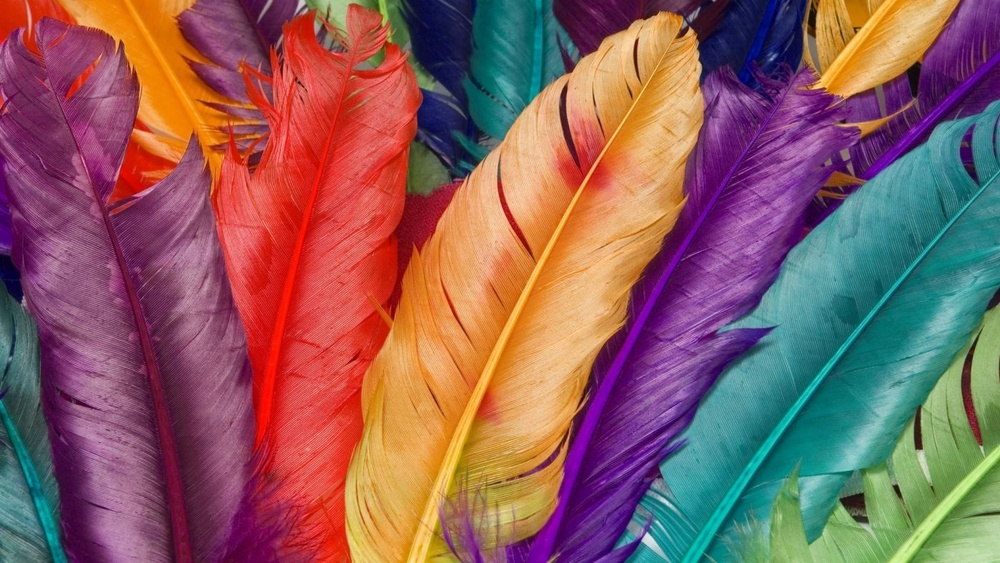
#> input picture hw1/assert/I0.jpg, 1000 x 563 px, shrunk from 1400 x 788 before the run
$ python question5.py
#> lines starting #> are read from the running program, lines starting #| are printed output that depends on the picture
import cv2
import numpy as np
from PIL import Image


def merge_images(output_path, *image_paths):
    images = [Image.open(path) for path in image_paths]
    width, height = images[0].size
    padding = 20
    new_width = width * 2 + padding
    new_height = height * 4 + padding * 3
    new_image = Image.new('RGB', (new_width, new_height), color='white')
    for i, img in enumerate(images):
        x = (i % 2) * (width + padding)
        y = (i // 2) * (height + padding)
        new_image.paste(img, (x, y))
    new_image.save(output_path)


image = cv2.imread('./assert/I0.jpg')
#> image is the input picture: shape (563, 1000, 3); mean B, G, R 93.9, 95.2, 139.8

# 亮度变换
for i in range(8):
    tmp = cv2.convertScaleAbs(image, beta=(-120 + i * 30))
    cv2.imwrite(f"light{i}_img.png", tmp)
#> this loop made 8 passes
#> pass 3, `tmp = cv2.convertScaleAbs(image, beta=(-120 + i * 30))`:
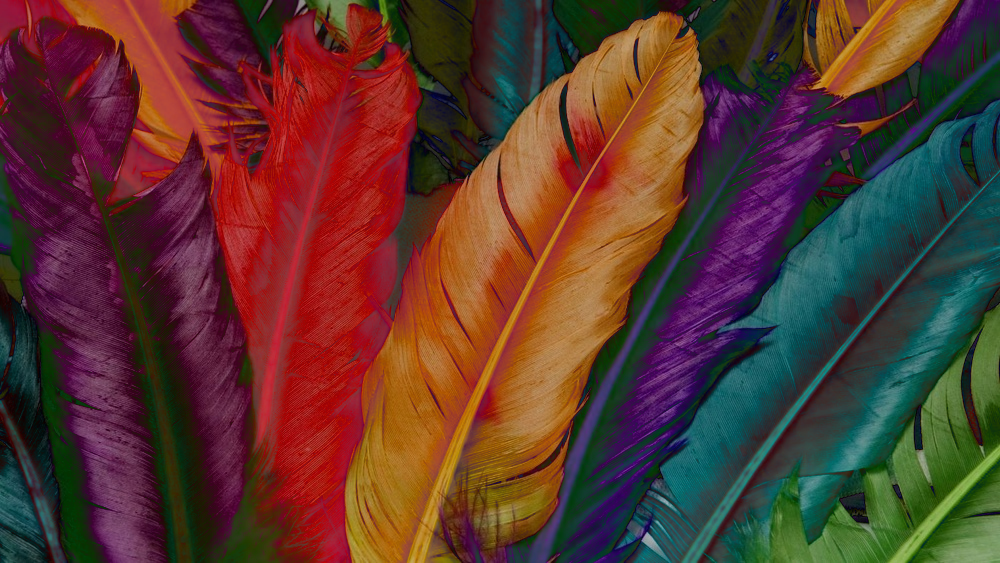
#> tmp: shape (563, 1000, 3); mean B, G, R 46.2, 55.5, 90.2
image_paths = ['light{}_img.png'.format(i) for i in range(8)]
merge_images('./assert/light_img.png', *image_paths)
#> in merge_images, `images = [Image.open(path) for path in image_paths]`: images = 8 items
#> in merge_images, `new_image = Image.new('RGB', (new_width, new_height), color='white')`: new_image: PIL image 2020x2312 RGB; every value is 255
#> the loop in merge_images, `for i, img in enumerate(images):` made 8 passes
#> (x, y) on passes 1 to 8: (0, 0), (1020, 0), (0, 583), (1020, 583), (0, 1166), (1020, 1166), (0, 1749), (1020, 1749)
#> after the loop in merge_images, `for i, img in enumerate(images):`:
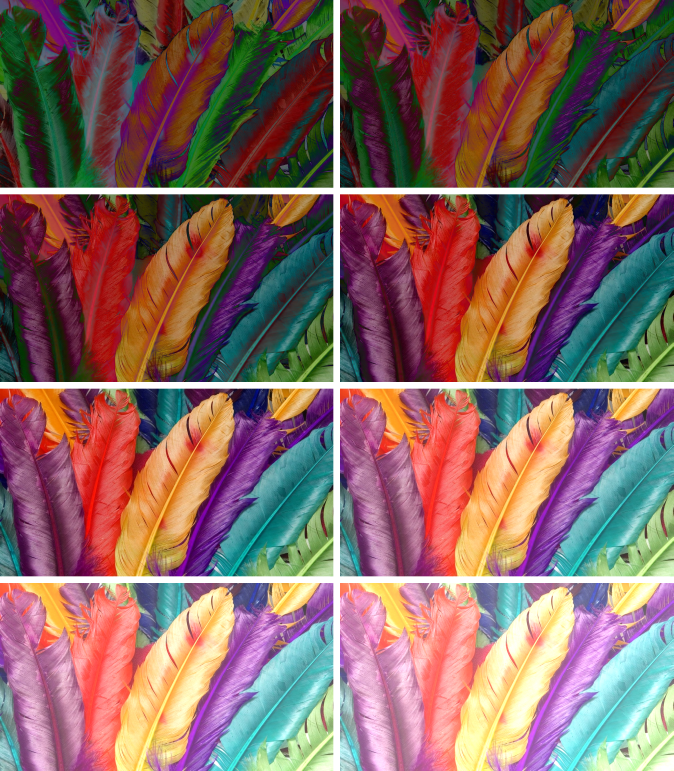
#> new_image: PIL image 2020x2312 RGB (shown at 1/3 size); mean R, G, B 135.4, 103.8, 99.1

# 对比度变换
for i in range(8):
    tmp = cv2.convertScaleAbs(image, alpha=(0 + i * 0.25))
    cv2.imwrite(f"contract{i}_img.png", tmp)
#> this loop made 8 passes
#> pass 3, `tmp = cv2.convertScaleAbs(image, alpha=(0 + i * 0.25))`:
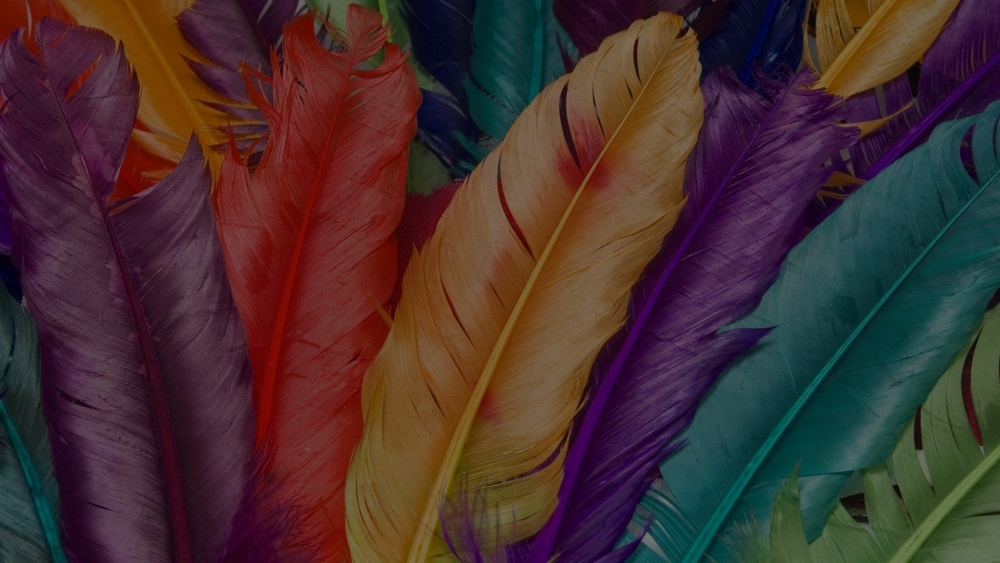
#> tmp: shape (563, 1000, 3); mean B, G, R 47, 47.6, 69.9
image_paths = ['contract{}_img.png'.format(i) for i in range(8)]
merge_images('./assert/contract_img.png', *image_paths)
#> call 2 of merge_images, with output_path = './assert/contract_img.png'
#> the loop in merge_images (call 2), `for i, img in enumerate(images):` made 8 passes
#> after the loop in merge_images (call 2), `for i, img in enumerate(images):`:
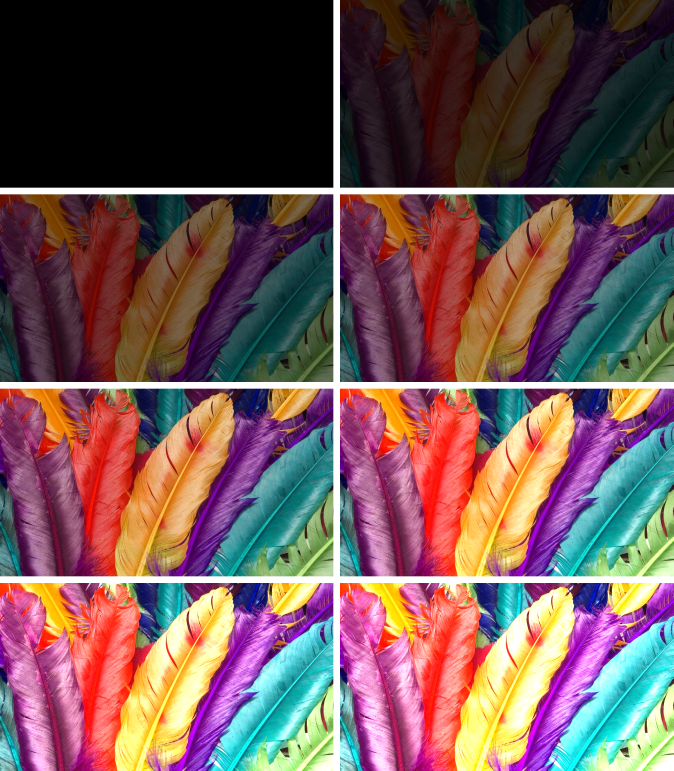
#> new_image: PIL image 2020x2312 RGB (shown at 1/3 size); mean R, G, B 116.6, 87.8, 87.8

# 饱和度变化
for i in range(8):
    hls = cv2.cvtColor(image, cv2.COLOR_BGR2HLS)
    hls[:, :, 2] = np.clip(30 * i, 0, 255).astype(np.uint8)
    tmp = cv2.cvtColor(hls, cv2.COLOR_HLS2BGR)
    cv2.imwrite(f"saturation{i}_img.png", tmp)
#> this loop made 8 passes
#> pass 1, `tmp = cv2.cvtColor(hls, cv2.COLOR_HLS2BGR)`:
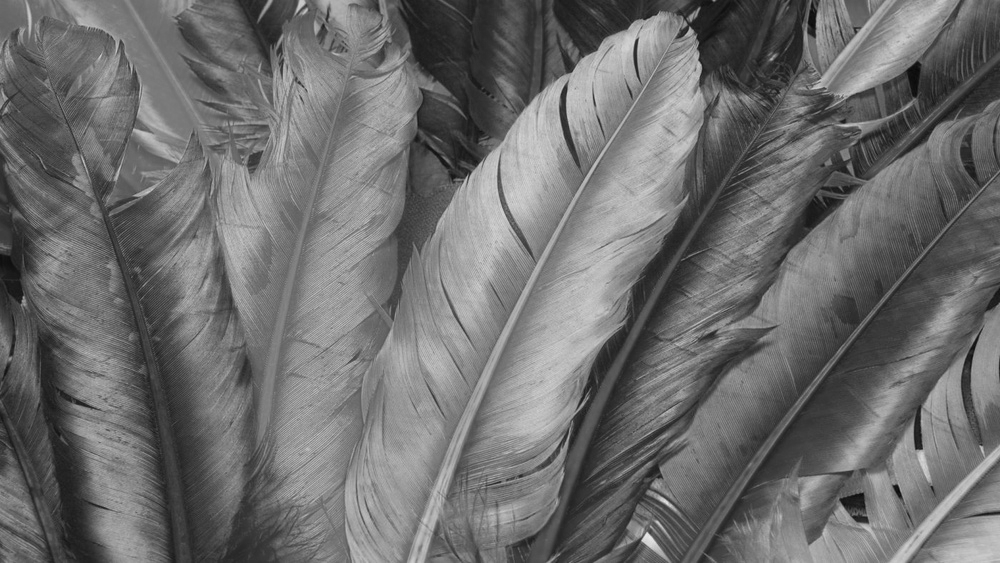
#> tmp: shape (563, 1000, 3); min 9, max 232, mean 109.8
#> pass 3, `tmp = cv2.cvtColor(hls, cv2.COLOR_HLS2BGR)`:
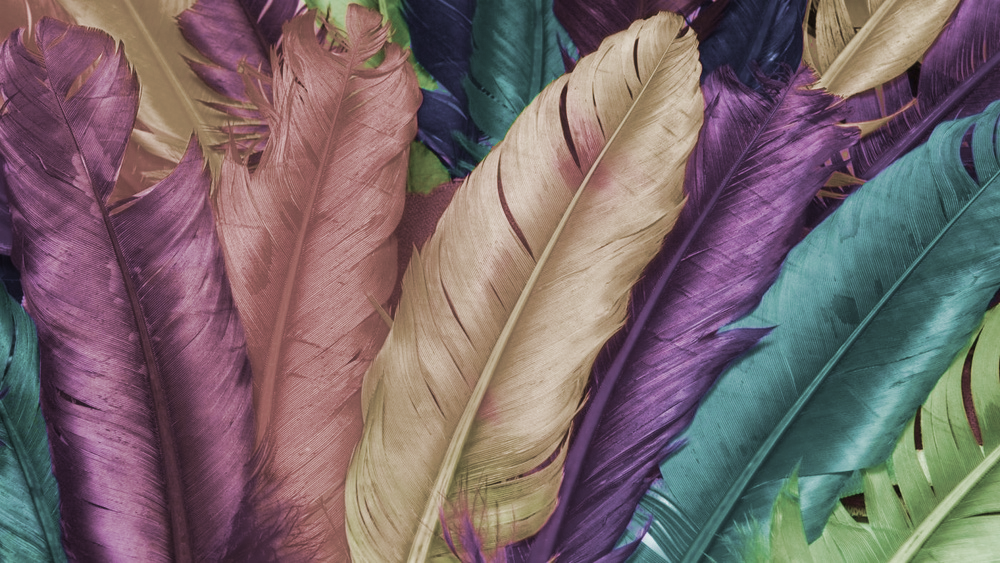
#> tmp: shape (563, 1000, 3); mean B, G, R 106.3, 104.3, 120.3
#> after the loop: hls: shape (563, 1000, 3); mean of channels 0, 1, 2 84.7, 109.8, 210
image_paths = ['saturation{}_img.png'.format(i) for i in range(8)]
merge_images('./assert/saturation_img.png', *image_paths)
#> call 3 of merge_images, with output_path = './assert/saturation_img.png'
#> the loop in merge_images (call 3), `for i, img in enumerate(images):` made 8 passes
#> after the loop in merge_images (call 3), `for i, img in enumerate(images):`:
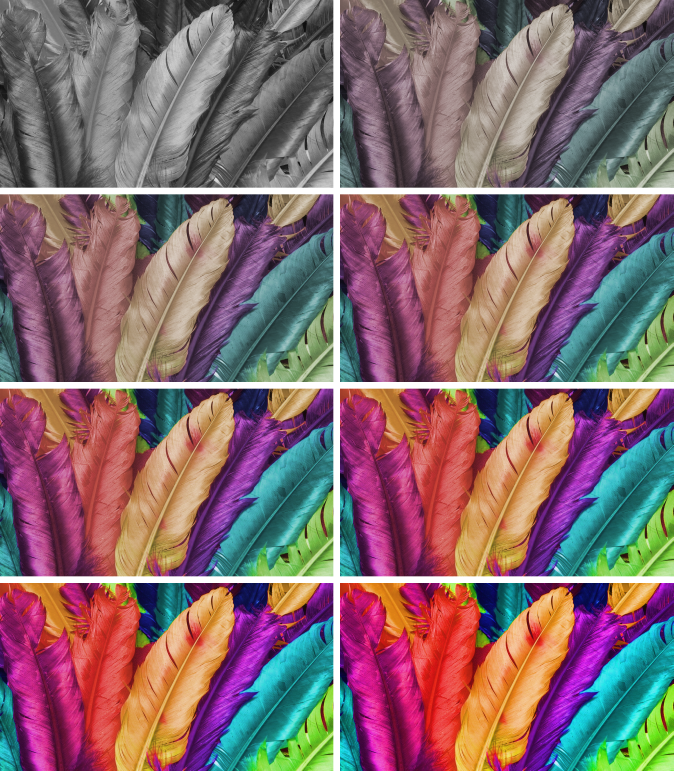
#> new_image: PIL image 2020x2312 RGB (shown at 1/3 size); mean R, G, B 132.7, 105.7, 109.1

$ run again, with hw1/assert/merge_img.png saved as hw1/assert/I0.jpg
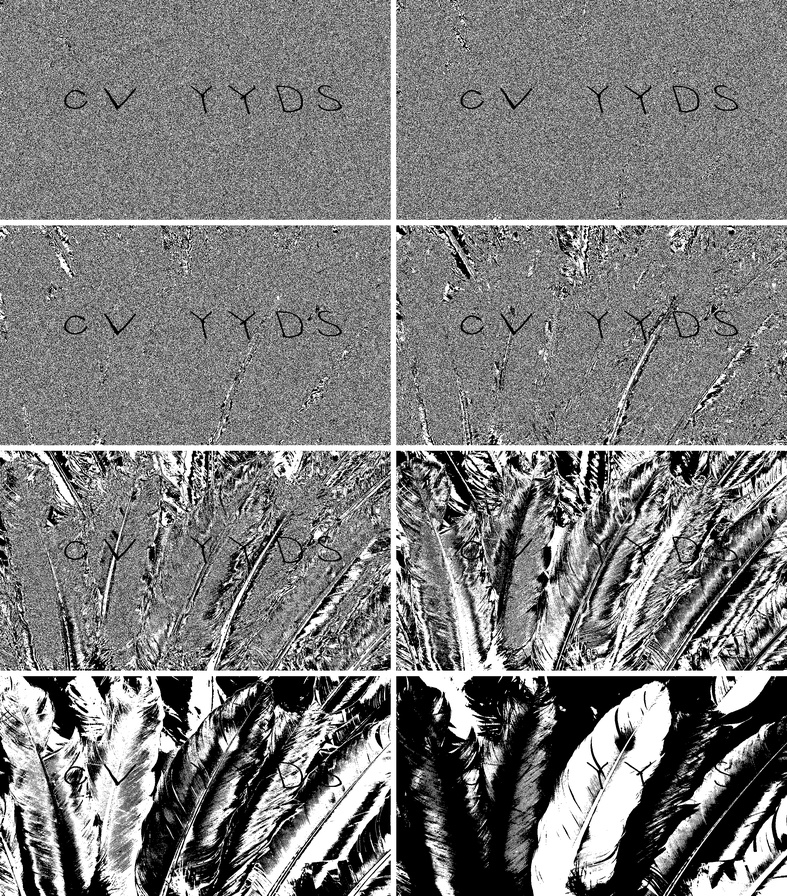
#> input picture hw1/assert/merge_img.png, 787 x 896 px, shrunk from 2820 x 3212 before the run
#> image is the input picture: shape (896, 787, 3); min 0, max 255, mean 125
#> images = 8 items
#> the loop in merge_images, `for i, img in enumerate(images):` made 8 passes
#> (x, y) on passes 1 to 8: (0, 0), (807, 0), (0, 916), (807, 916), (0, 1832), (807, 1832), (0, 2748), (807, 2748)
#> the loop in merge_images (call 2), `for i, img in enumerate(images):` made 8 passes
#> after the loop in merge_images (call 2), `for i, img in enumerate(images):`:
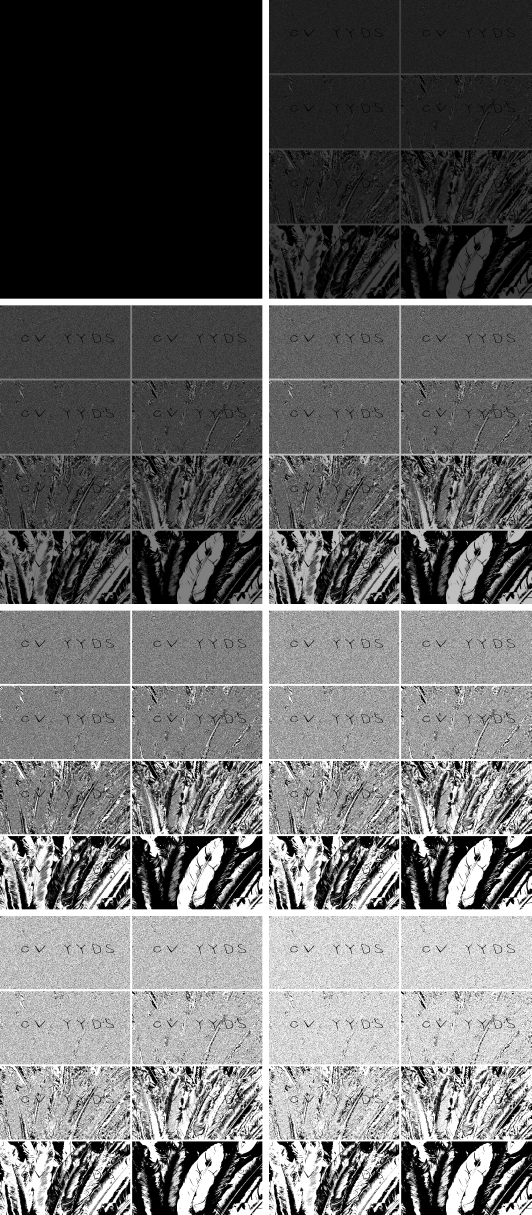
#> new_image: PIL image 1594x3644 RGB (shown at 1/3 size); min 0, max 255, mean 106.2
#> the loop in merge_images (call 3), `for i, img in enumerate(images):` made 8 passes
#> after the loop in merge_images (call 3), `for i, img in enumerate(images):`:
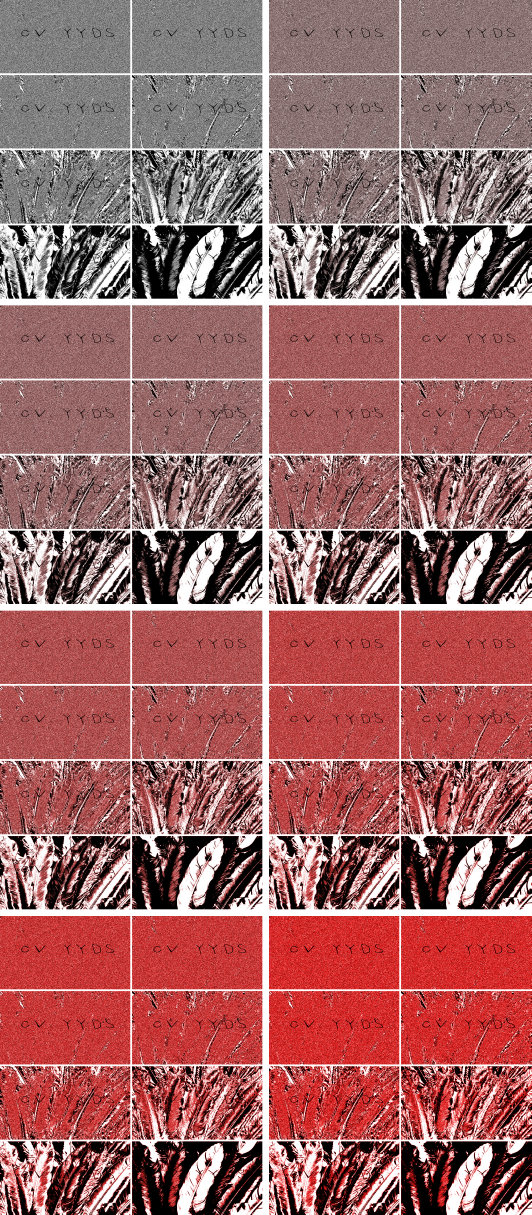
#> new_image: PIL image 1594x3644 RGB (shown at 1/3 size); mean R, G, B 156.8, 100.6, 100.6
